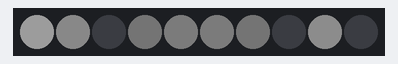
Bench run of a sketch on a simulated Arduino Uno, built with avr-gcc and run on an emulated ATmega328P. On the bench: 10 RGB LEDs in strip order, left to right. Dim RGB values are drawn brighter than linear.

Above: at 0.18 s.
At 4.91 s:
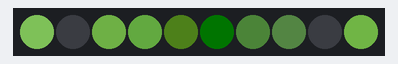
At 9.51 s:
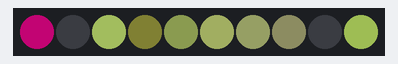
At 19.94 s:
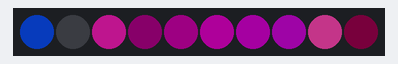
At 29.78 s:
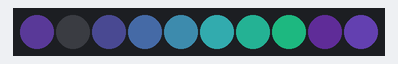
At 39.68 s:
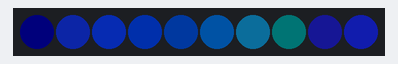

The sketch:

plasmaStrip_V1.ino
```cpp
//skech creates a plasma like effect using strip definitions, not matrix definitions
//taken from https://codebender.cc/sketch:47850#John%20Ericksen's%20Neopixel%20Shield%20Plasma%20Effect%20that%20I'm%20screwing%20with.ino
//rewritten to work on Circuit Playground by David Crittenden 2/21

/*
    Multicolored Plasma for the Arduino Micro-Controller and NeoPixel Shield
    Copyright (C) 2013 John Ericksen

    This program is free software: you can redistribute it and/or modify
    it under the terms of the GNU General Public License as published by
    the Free Software Foundation, either version 3 of the License, or
    (at your option) any later version.

    This program is distributed in the hope that it will be useful,
    but WITHOUT ANY WARRANTY; without even the implied warranty of
    MERCHANTABILITY or FITNESS FOR A PARTICULAR PURPOSE.  See the
    GNU General Public License for more details.

    You should have received a copy of the GNU General Public License
    along with this program.  If not, see http://www.gnu.org/licenses/.
*/

#include <Adafruit_NeoPixel.h>
#define PIX 10
#define PIN 17
Adafruit_NeoPixel strip = Adafruit_NeoPixel(PIX, PIN, NEO_GRB + NEO_KHZ800);

//try playing with these numbers for different effect
//it is creating a matrix from width and height definitions,
//but different values can give different effects with different layouts
uint8_t wide = 8;
uint8_t tall = 8;

// Convenient 2D point structure
struct Point {
  float x;
  float y;
};


float phase = 0.0;
//try playing with these values
float phaseIncrement = 0.002;  // Controls the speed of the moving points. Higher == faster. I like 0.08 ..03 change to .02
float colorStretch = 0.22;    // Higher numbers will produce tighter color bands. I like 0.11 . ok try .11 instead of .03

void setup()
{
  strip.begin();
  strip.setBrightness(100);
  strip.show();
}

void loop()
{
  phase += phaseIncrement;

  // The two points move along Lissajious curves, see: http://en.wikipedia.org/wiki/Lissajous_curve
  // We want values that fit the LED grid: x values between 0..13, y values between 0..8 .
  // The sin() function returns values in the range of -1.0..1.0, so scale these to our desired ranges.
  // The phase value is multiplied by various constants; I chose these semi-randomly, to produce a nice motion.
  Point p1 = { (sin(phase * 1.000) + 1.0) * 4.5, (sin(phase * 1.310) + 1.0) * 4.0 };
  Point p2 = { (sin(phase * 1.770) + 1.0) * 4.5, (sin(phase * 2.865) + 1.0) * 4.0 };
  Point p3 = { (sin(phase * 0.250) + 1.0) * 4.5, (sin(phase * 0.750) + 1.0) * 4.0 };

  byte row, col;

  // For each row...
  for ( row = 0; row < wide; row++ )
  {
    float row_f = float(row);  // Optimization: Keep a floating point value of the row number, instead of recasting it repeatedly.

    // For each column...
    for ( col = 0; col < tall; col++ )
    {
      float col_f = float(col);  // Optimization.

      // Calculate the distance between this LED, and p1.
      Point dist1 = { col_f - p1.x, row_f - p1.y };  // The vector from p1 to this LED.
      float distance1 = sqrt( dist1.x * dist1.x + dist1.y * dist1.y );

      // Calculate the distance between this LED, and p2.
      Point dist2 = { col_f - p2.x, row_f - p2.y };  // The vector from p2 to this LED.
      float distance2 = sqrt( dist2.x * dist2.x + dist2.y * dist2.y );

      // Calculate the distance between this LED, and p3.
      Point dist3 = { col_f - p3.x, row_f - p3.y };  // The vector from p3 to this LED.
      float distance3 = sqrt( dist3.x * dist3.x + dist3.y * dist3.y );

      // Warp the distance with a sin() function. As the distance value increases, the LEDs will get light,dark,light,dark,etc...
      // You can use a cos() for slightly different shading, or experiment with other functions. Go crazy!
      float color_1 = distance1;  // range: 0.0...1.0
      float color_2 = distance2;
      float color_3 = distance3;
      float color_4 = (sin( distance1 * distance2 * colorStretch )) + 2.0 * 0.5;

      // Square the color_f value to weight it towards 0. The image will be darker and have higher contrast.
      color_1 *= color_1 * color_4;
      color_2 *= color_2 * color_4;
      color_3 *= color_3 * color_4;
      color_4 *= color_4;

      // Scale the color up to 0..7 . Max brightness is 7.
      //strip.setPixelColor(col + (8 * row), strip.Color(color_4, 0, 0) );
      strip.setPixelColor(col + (8 * row), strip.Color(color_1, color_2, color_3));
    }
  }
  strip.show();

}
```
